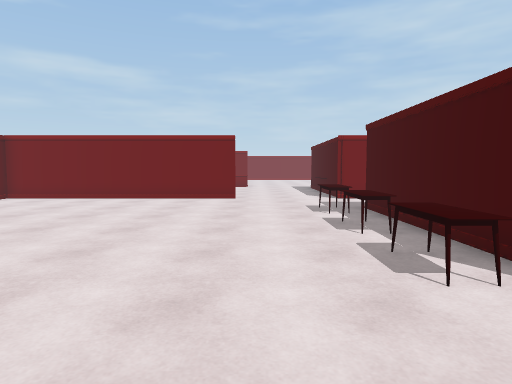
view 1 (above)

16 first-person views from a walk through a 3-D level made in the Unity game engine. The camera is 1.3 m above the floor, tilts 4° down and sees 75° across. The floor is counted in squares, 1 m on a side. Each view is taken from the middle of a square. On the plan, view 1 faces up. The plan holds only what a view shows up to about 14 squares ahead; the rest is blank. The place goes on beyond the plan. The player is left out.

view 2
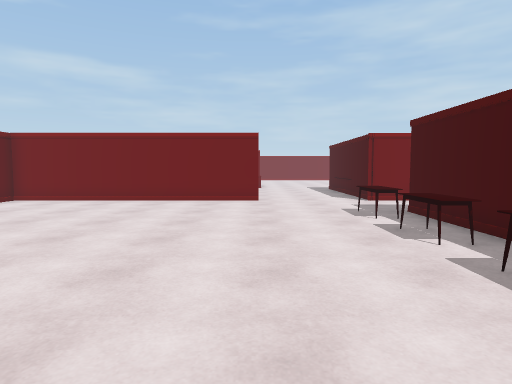

view 3
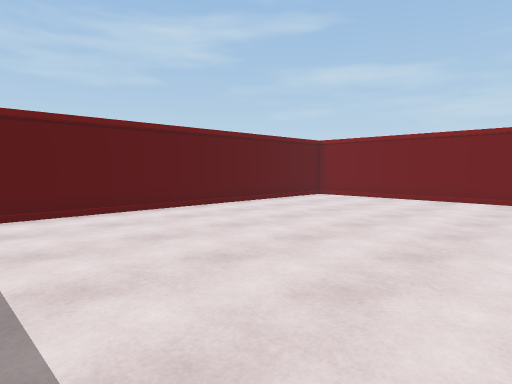

view 4
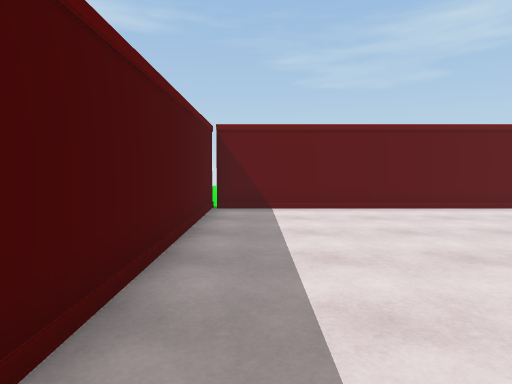

view 5
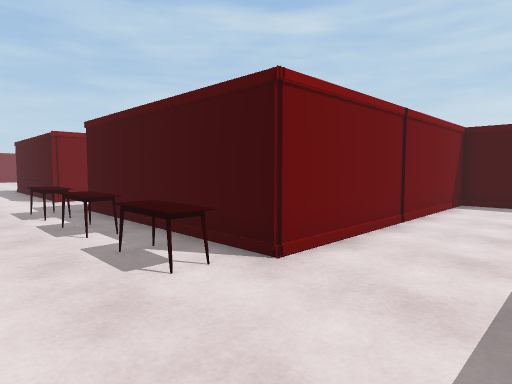

view 6
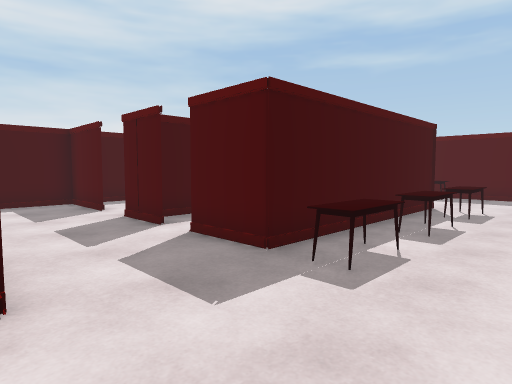

view 7
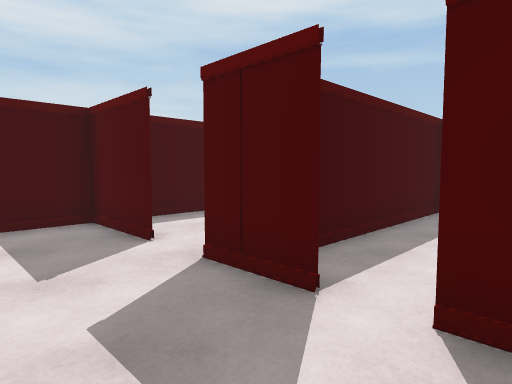

view 8
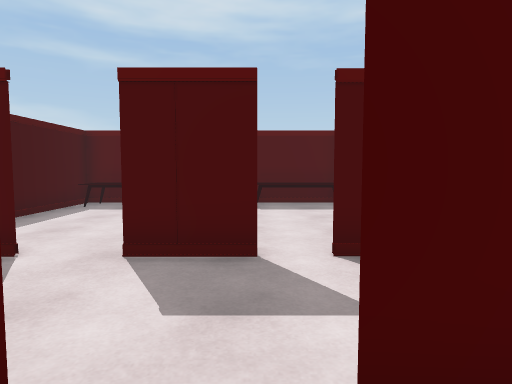

view 9
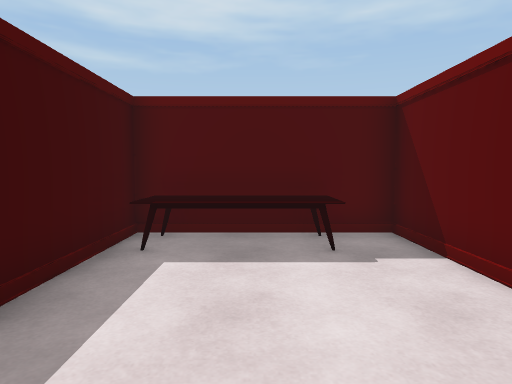

view 10
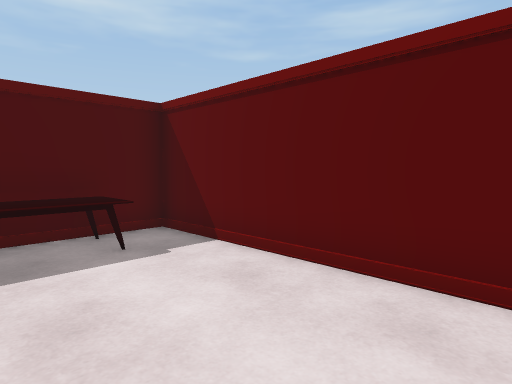

view 11
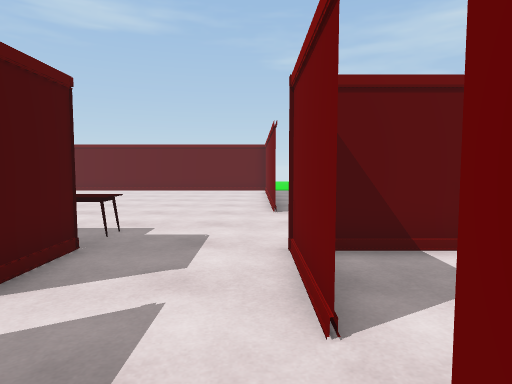

view 12
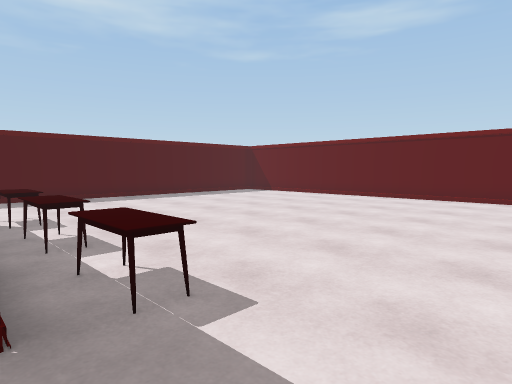

view 13
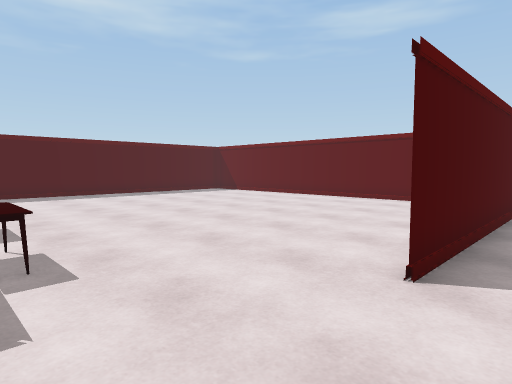

view 14
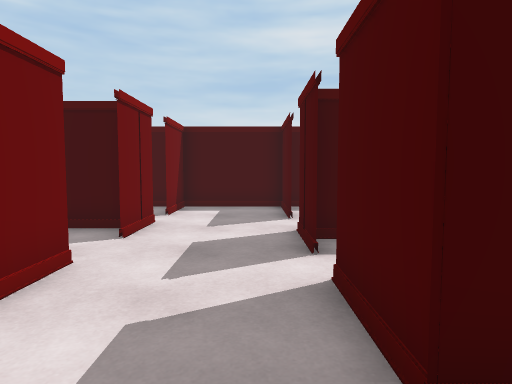

view 15
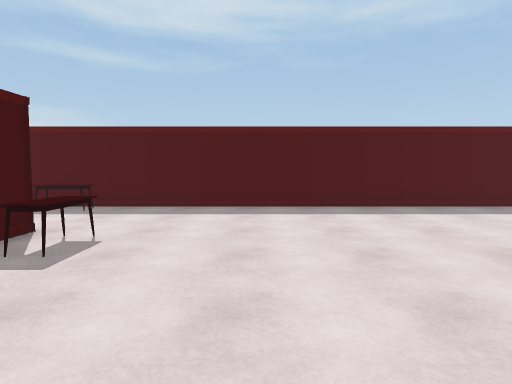

view 16
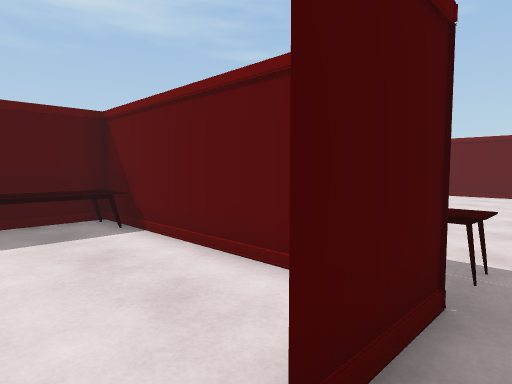

### Floor plan
Points are (right, up) in squares from view 1. A wall is a line through its corners. A room is listed if a view was taken in it or the views show most of it. See-through windows are left out.
Room 1 (views 1, 2, 3, 4, 5, 6, 7, 11, 12, 13, 14, 15, 16)
walls: (3.7, 5.4) (3.7, 11.1) (5.9, 11.1); (-0.9, 14.6) (-10.9, 14.6) (-10.9, 13.9); (3.7, 3.2) (3.7, 3.6); (6.9, 11.1) (9, 11.1); (-10.9, 12.1) (-10.9, -1.4); (6.6, 14.6) (3.7, 14.6) (3.7, 16.1); (10.5, 11.1) (13.5, 11.1); (-11.5, -1.5) (3.5, -1.5); (10.2, 14.6) (8.1, 14.6); (13.5, 10.9) (13.5, 15.6); (13.5, 14.6) (11.2, 14.6)
ways out: opening at (7.5, 15) to room 2; opening at (9.5, 11) to room 3; gap at (6.5, 11) to room 4; opening at (-1, 16); opening at (4.7, 1)
objects: table (2, 4) to (3, 5); table (2, 7) to (3, 8); table (2, 10) to (3, 11)
Room 2 (view 8)
walls: (5.8, 14.6) (6.6, 14.6); (9.3, 14.4) (9.3, 16.2); (3.7, 16.5) (3.7, 15.2)
ways out: opening at (7.5, 15) to room 1
Room 3 (views 9, 10)
walls: (8.2, 9.6) (8.2, 3.1); (13.5, 5.5) (13.5, 10.9); (8.1, 3.2) (12.5, 3.2)
ways out: opening at (9.5, 11) to room 1
objects: table (10, 4) to (13, 5)
Room 4 (no view inside)
walls: (3.7, 9.4) (3.7, 5.5); (3.7, 3.6) (3.7, 3.2) (8.1, 3.2); (8.2, 3) (8.2, 11.1)
ways out: gap at (6.5, 11) to room 1
objects: table (4, 4) to (7, 5)

Positions as (right, up) in squares from view 1, and headings:
1: (0, 0), facing up
2: (-1, 1), facing up
3: (-1, 0), facing up-left
4: (0, 0), facing left
5: (0, 0), facing up-right
6: (0, 15), facing down-right
7: (5, 14), facing down-right
8: (7, 16), facing down
9: (11, 10), facing down
10: (12, 10), facing down-left
11: (9, 14), facing left
12: (4, 14), facing down-left
13: (3, 16), facing down-left
14: (2, 12), facing right
15: (-1, 10), facing down
16: (7, 12), facing down-left
